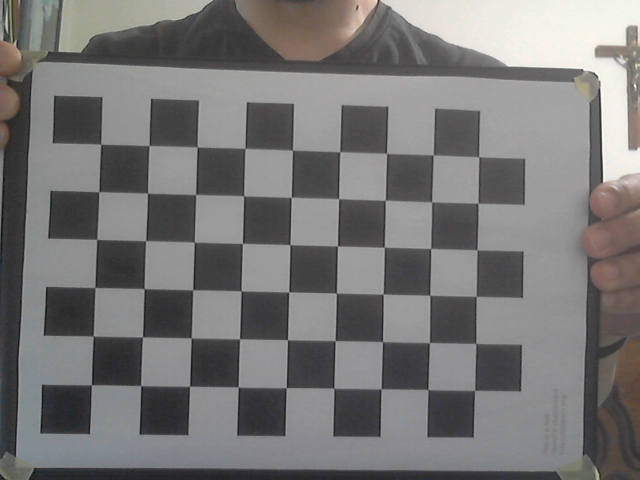
#> input picture Tools/FotosCalibracao/image_0000.png, 640 x 480 px; its folder holds 5 pictures in this run
$ python calibration.py
#> lines starting #> are read from the running program, lines starting #| are printed output that depends on the picture; after the words box and inside, x2 and y2 are one past the last pixel; in counts of white or black regions, pixels touching at a corner belong together
import numpy as np
import cv2
import glob

# Definições
squareSize = 2.5  # Tamanho do quadrado no tabuleiro em centimetros
patternSize = (9, 6)  # Número de cantos internos no tabuleiro (colunas, linhas)

# Preparar pontos de objeto
objectPoints = np.zeros((np.prod(patternSize), 3), np.float32)
objectPoints[:, :2] = np.indices(patternSize).T.reshape(-1, 2)
objectPoints *= squareSize

# Arrays para armazenar pontos de objeto e pontos de imagem de todas as imagens.
pointsOnRealWorld = []  # pontos 3d no espaço real
pointsOnCameraPlan = []  # pontos 2d no plano da imagem.

# Leitura de imagens
imagesList = glob.glob('FotosCalibracao/*.png')  # Substitua pelo caminho correto para suas imagens

for fname in imagesList:
    img = cv2.imread(fname)
#> img is the input picture: shape (480, 640, 3); mean B, G, R 117.8, 118.1, 119.3
    gray = cv2.cvtColor(img, cv2.COLOR_BGR2GRAY)

    # Encontrar os cantos do tabuleiro
    ret, corners = cv2.findChessboardCorners(gray, patternSize, None)
#> ret = True; corners = 54 rows, first 8: [100.6, 144.1], [149.1, 145.9], [197.1, 147], [245.1, 148.4], [292.3, 150.1], [340, 152], [386.4, 153.5], [433.2, 155.1]

    # Se encontrados, adicionar pontos de objeto, pontos de imagem
    if ret:
        pointsOnRealWorld.append(objectPoints)
        corners2 = cv2.cornerSubPix(gray, corners, (11, 11), (-1, -1),
                                    (cv2.TERM_CRITERIA_EPS + cv2.TERM_CRITERIA_MAX_ITER, 30, 0.001))
#> corners2 = 54 rows, first 8: [100.7, 144.2], [149, 145.5], [197.1, 147.1], [244.9, 148.3], [292.4, 150.1], [339.7, 151.7], [386.6, 153.4], [433.3, 154.9]
        pointsOnCameraPlan.append(corners2)

        # Desenhar e exibir os cantos
        img = cv2.drawChessboardCorners(img, patternSize, corners2, ret)
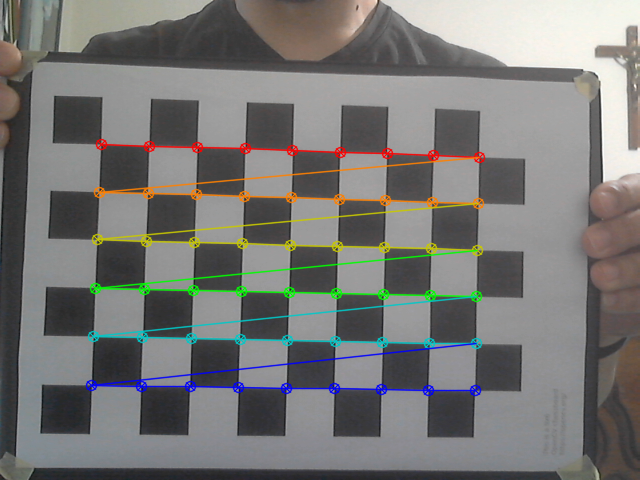
#> img: shape (480, 640, 3); 5.46% of pixels changed, all inside (x1, y1, x2, y2) = (85, 138, 486, 397)
        cv2.imshow('Img', img)
        cv2.waitKey(500)
#> pass 2 of the loop `for fname in imagesList:`:
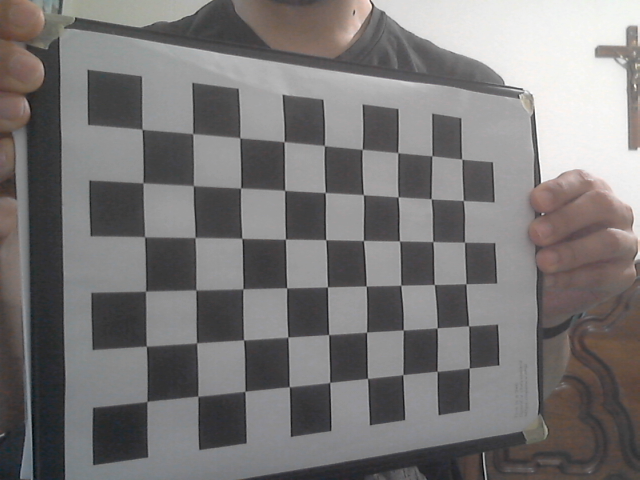
#> input picture Tools/FotosCalibracao/image_0001.png, 640 x 480 px
#> img is the input picture: shape (480, 640, 3); mean B, G, R 118.1, 118.3, 120.7
#> corners = 54 rows, first 8: [142.1, 129.5], [192.8, 133.8], [240, 138], [284.1, 141.8], [324.3, 145.6], [362.2, 149.3], [397.9, 152.7], [432, 156]
#> corners2 = 54 rows, first 8: [142, 129.3], [192.7, 133.6], [239.7, 137.7], [284.1, 141.6], [324.4, 145.6], [362.1, 149.3], [397.7, 152.6], [431.8, 155.8]
#> `img = cv2.drawChessboardCorners(img, patternSize, corners2, ret)`:
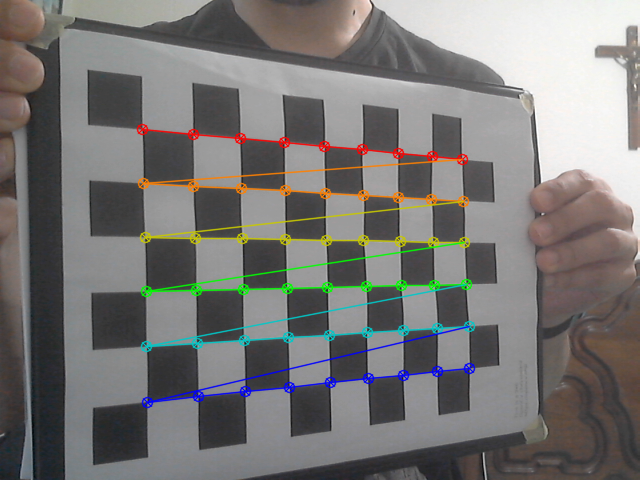
#> img: shape (480, 640, 3); 4.82% of pixels changed, all inside (x1, y1, x2, y2) = (136, 123, 476, 409)
#> pass 3 of the loop `for fname in imagesList:`:
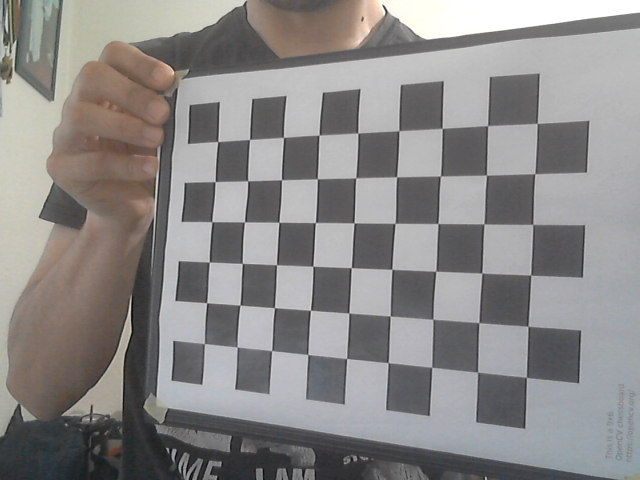
#> input picture Tools/FotosCalibracao/image_0002.png, 640 x 480 px
#> img is the input picture: shape (480, 640, 3); mean B, G, R 136.1, 137.1, 139.2
#> `gray = cv2.cvtColor(img, cv2.COLOR_BGR2GRAY)`:
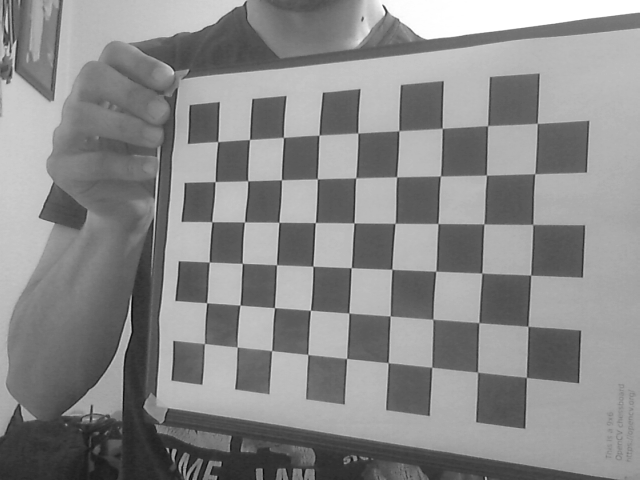
#> gray: shape (480, 640); min 6, max 255, mean 137.6
#> corners = 54 rows, first 8: [217.7, 141.6], [249.5, 139.5], [283.4, 137.4], [319, 135.2], [357.8, 133.1], [398.8, 130.7], [442.2, 128.3], [487.6, 125.7]
#> corners2 = 54 rows, first 8: [217.7, 141.6], [249.6, 139.4], [283.5, 137.4], [318.9, 135.1], [357.8, 133], [398.8, 130.7], [442.2, 128.4], [487.6, 125.6]
#> `img = cv2.drawChessboardCorners(img, patternSize, corners2, ret)`:
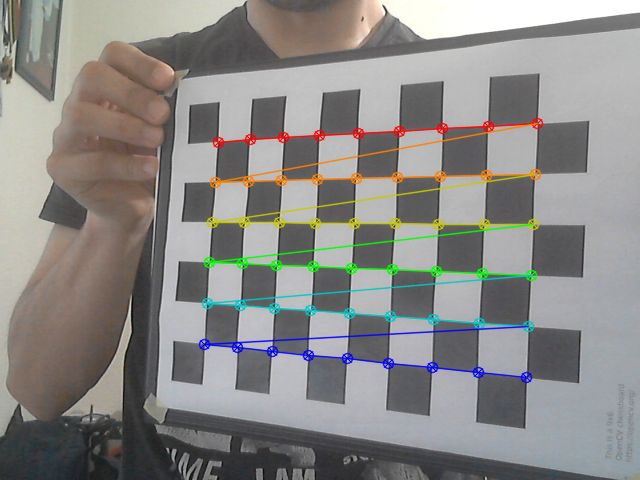
#> img: shape (480, 640, 3); 4.82% of pixels changed, all inside (x1, y1, x2, y2) = (198, 117, 544, 384)
#> the loop made 5 passes; the first 3 are shown

cv2.destroyAllWindows()

# Calibração da câmera
calibrationError, cameraMatrix, distCoeffs, rotationVectors, translationVectors = cv2.calibrateCamera(pointsOnRealWorld, pointsOnCameraPlan, gray.shape[::-1], None, None)

# Exibindo os parâmetros da câmera
print("Matriz da Câmera:", cameraMatrix)
print("Coeficientes de distorção:", distCoeffs)
print("Vetores de rotação:", rotationVectors)
print("Vetores de translação:", translationVectors)
print("Error de Calibração:", calibrationError)

# Calculando erro médio de reprojeção
meanError = 0
totalPoints = 0
for i in range(len(pointsOnRealWorld)):
    imagePoints2, _ = cv2.projectPoints(pointsOnRealWorld[i], rotationVectors[i], translationVectors[i], cameraMatrix, distCoeffs)
    error = cv2.norm(pointsOnCameraPlan[i], imagePoints2, cv2.NORM_L2) / len(imagePoints2)
    totalPoints += len(pointsOnCameraPlan[i])
    meanError += error
meanError /= len(pointsOnRealWorld)
print("Erro médio de reprojeção: ", meanError)

# Salvando os parâmetros da câmera
np.savez('calibration_data', mtx=cameraMatrix, dist=distCoeffs, rvecs=rotationVectors, tvecs=translationVectors)

# Função para desfazer distorção
def undistortImage(imagePath, saved_params='calibration_data.npz'):
    # Carregar os dados salvos
#> called with imagePath = 'FotosCalibracao/image_0022.png', saved_params = 'calibration_data.npz'
    with np.load(saved_params) as X:
        cameraMatrix, distCoeffs = X['mtx'], X['dist']
    img = cv2.imread(imagePath)
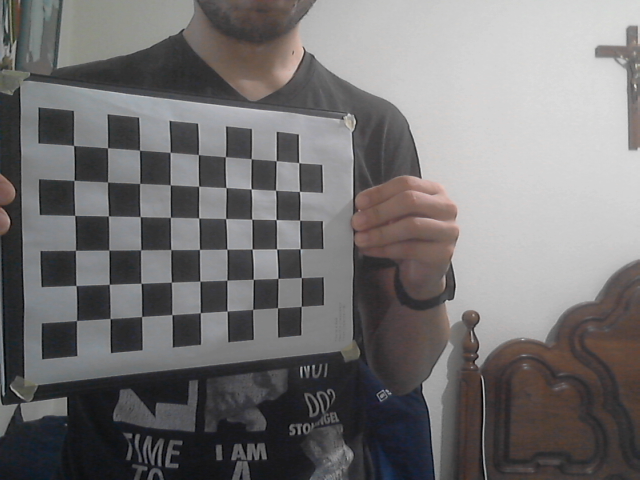
#> input picture Tools/FotosCalibracao/image_0022.png, 640 x 480 px
#> img is the input picture: shape (480, 640, 3); mean B, G, R 113.9, 113.5, 115.4
    original_img = img.copy()  # Copia da imagem original para comparação
    h, w = img.shape[:2]
#> h = 480; w = 640
    newCameraMatrix, roi = cv2.getOptimalNewCameraMatrix(cameraMatrix, distCoeffs, (w, h), 1, (w, h))

    # Desfazer distorção
    dst = cv2.undistort(img, cameraMatrix, distCoeffs, None, newCameraMatrix)
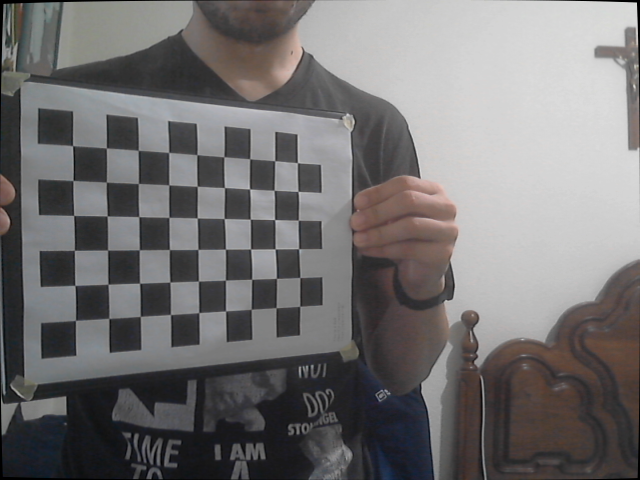
#> dst: shape (480, 640, 3); mean B, G, R 113.4, 113, 115

    # Recortar a imagem
    x, y, w, h = roi
    dst = dst[y:y+h, x:x+w]
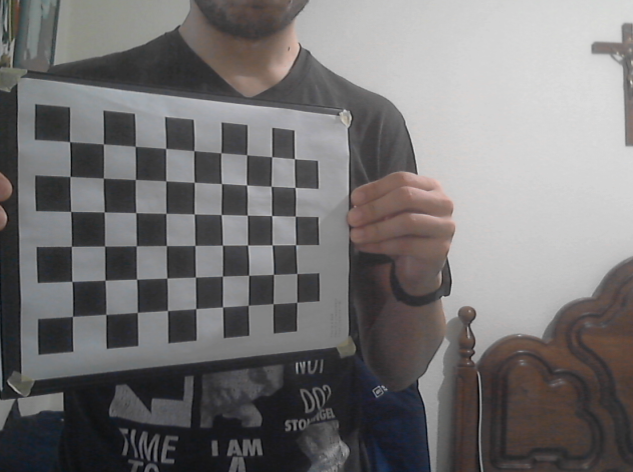
#> dst: shape (472, 633, 3); mean B, G, R 114.3, 113.9, 115.8
    cv2.imshow('Original Image', original_img)
    cv2.imshow('Calibrated Image', dst)
    cv2.waitKey(0)
    cv2.destroyAllWindows()

# Teste a função com uma imagem
undistortImage('FotosCalibracao/image_0022.png')  # Substitua pelo caminho correto para uma imagem de teste
